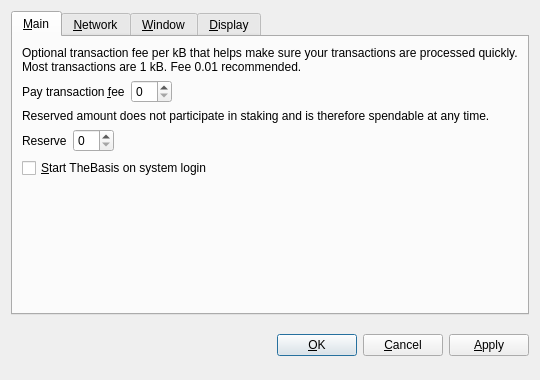
<?xml version="1.0" encoding="UTF-8"?>
<ui version="4.0">
 <class>OptionsDialog</class>
 <widget class="QDialog" name="OptionsDialog">
  <property name="geometry">
   <rect>
    <x>0</x>
    <y>0</y>
    <width>540</width>
    <height>380</height>
   </rect>
  </property>
  <property name="windowTitle">
   <string>Options</string>
  </property>
  <property name="modal">
   <bool>true</bool>
  </property>
  <layout class="QVBoxLayout" name="verticalLayout">
   <item>
    <widget class="QTabWidget" name="tabWidget">
     <property name="tabPosition">
      <enum>QTabWidget::North</enum>
     </property>
     <property name="currentIndex">
      <number>0</number>
     </property>
     <widget class="QWidget" name="tabMain">
      <attribute name="title">
       <string>&amp;Main</string>
      </attribute>
      <layout class="QVBoxLayout" name="verticalLayout_Main">
       <item>
        <widget class="QLabel" name="transactionFeeInfoLabel">
         <property name="text">
          <string>Optional transaction fee per kB that helps make sure your transactions are processed quickly. Most transactions are 1 kB. Fee 0.01 recommended.</string>
         </property>
         <property name="textFormat">
          <enum>Qt::PlainText</enum>
         </property>
         <property name="wordWrap">
          <bool>true</bool>
         </property>
        </widget>
       </item>
       <item>
        <layout class="QHBoxLayout" name="horizontalLayoutFee">
         <item>
          <widget class="QLabel" name="transactionFeeLabel">
           <property name="text">
            <string>Pay transaction &amp;fee</string>
           </property>
           <property name="textFormat">
            <enum>Qt::PlainText</enum>
           </property>
           <property name="buddy">
            <cstring>transactionFee</cstring>
           </property>
          </widget>
         </item>
         <item>
          <widget class="BitcoinAmountField" name="transactionFee"/>
         </item>
         <item>
          <spacer name="horizontalSpacerFee">
           <property name="orientation">
            <enum>Qt::Horizontal</enum>
           </property>
           <property name="sizeHint" stdset="0">
            <size>
             <width>40</width>
             <height>20</height>
            </size>
           </property>
          </spacer>
         </item>
        </layout>
       </item>
       <item>
        <widget class="QLabel" name="reserveBalanceInfoLabel">
         <property name="text">
          <string>Reserved amount does not participate in staking and is therefore spendable at any time.</string>
         </property>
         <property name="textFormat">
          <enum>Qt::PlainText</enum>
         </property>
         <property name="wordWrap">
          <bool>true</bool>
         </property>
        </widget>
       </item>
       <item>
        <layout class="QHBoxLayout" name="horizontalLayoutReserveBalance">
         <item>
          <widget class="QLabel" name="reserveBalanceLabel">
           <property name="text">
            <string>Reserve</string>
           </property>
           <property name="textFormat">
            <enum>Qt::PlainText</enum>
           </property>
           <property name="buddy">
            <cstring>reserveBalance</cstring>
           </property>
          </widget>
         </item>
         <item>
          <widget class="BitcoinAmountField" name="reserveBalance"/>
         </item>
         <item>
          <spacer name="horizontalSpacerReserveBalance">
           <property name="orientation">
            <enum>Qt::Horizontal</enum>
           </property>
           <property name="sizeHint" stdset="0">
            <size>
             <width>40</width>
             <height>20</height>
            </size>
           </property>
          </spacer>
         </item>
        </layout>
       </item>
       <item>
        <widget class="QCheckBox" name="bitcoinAtStartup">
         <property name="toolTip">
          <string>Automatically start TheBasis after logging in to the system.</string>
         </property>
         <property name="text">
          <string>&amp;Start TheBasis on system login</string>
         </property>
        </widget>
       </item>
       <item>
        <spacer name="verticalSpacer_Main">
         <property name="orientation">
          <enum>Qt::Vertical</enum>
         </property>
         <property name="sizeHint" stdset="0">
          <size>
           <width>20</width>
           <height>40</height>
          </size>
         </property>
        </spacer>
       </item>
      </layout>
     </widget>
     <widget class="QWidget" name="tabNetwork">
      <attribute name="title">
       <string>&amp;Network</string>
      </attribute>
      <layout class="QVBoxLayout" name="verticalLayout_Network">
       <item>
        <widget class="QCheckBox" name="mapPortUpnp">
         <property name="toolTip">
          <string>Automatically open the TheBasis client port on the router. This only works when your router supports UPnP and it is enabled.</string>
         </property>
         <property name="text">
          <string>Map port using &amp;UPnP</string>
         </property>
        </widget>
       </item>
       <item>
        <widget class="QCheckBox" name="connectSocks">
         <property name="toolTip">
          <string>Connect to the TheBasis network through a SOCKS proxy (e.g. when connecting through Tor).</string>
         </property>
         <property name="text">
          <string>&amp;Connect through SOCKS proxy:</string>
         </property>
        </widget>
       </item>
       <item>
        <layout class="QHBoxLayout" name="horizontalLayout_Network">
         <item>
          <widget class="QLabel" name="proxyIpLabel">
           <property name="text">
            <string>Proxy &amp;IP:</string>
           </property>
           <property name="textFormat">
            <enum>Qt::PlainText</enum>
           </property>
           <property name="buddy">
            <cstring>proxyIp</cstring>
           </property>
          </widget>
         </item>
         <item>
          <widget class="QValidatedLineEdit" name="proxyIp">
           <property name="maximumSize">
            <size>
             <width>140</width>
             <height>16777215</height>
            </size>
           </property>
           <property name="toolTip">
            <string>IP address of the proxy (e.g. 127.0.0.1)</string>
           </property>
          </widget>
         </item>
         <item>
          <widget class="QLabel" name="proxyPortLabel">
           <property name="text">
            <string>&amp;Port:</string>
           </property>
           <property name="textFormat">
            <enum>Qt::PlainText</enum>
           </property>
           <property name="buddy">
            <cstring>proxyPort</cstring>
           </property>
          </widget>
         </item>
         <item>
          <widget class="QLineEdit" name="proxyPort">
           <property name="maximumSize">
            <size>
             <width>55</width>
             <height>16777215</height>
            </size>
           </property>
           <property name="toolTip">
            <string>Port of the proxy (e.g. 9050)</string>
           </property>
          </widget>
         </item>
         <item>
          <widget class="QLabel" name="socksVersionLabel">
           <property name="text">
            <string>SOCKS &amp;Version:</string>
           </property>
           <property name="textFormat">
            <enum>Qt::PlainText</enum>
           </property>
           <property name="buddy">
            <cstring>socksVersion</cstring>
           </property>
          </widget>
         </item>
         <item>
          <widget class="QValueComboBox" name="socksVersion">
           <property name="toolTip">
            <string>SOCKS version of the proxy (e.g. 5)</string>
           </property>
          </widget>
         </item>
         <item>
          <spacer name="horizontalSpacer_Network">
           <property name="orientation">
            <enum>Qt::Horizontal</enum>
           </property>
           <property name="sizeHint" stdset="0">
            <size>
             <width>40</width>
             <height>20</height>
            </size>
           </property>
          </spacer>
         </item>
        </layout>
       </item>
       <item>
        <spacer name="verticalSpacer_Network">
         <property name="orientation">
          <enum>Qt::Vertical</enum>
         </property>
         <property name="sizeHint" stdset="0">
          <size>
           <width>20</width>
           <height>40</height>
          </size>
         </property>
        </spacer>
       </item>
      </layout>
     </widget>
     <widget class="QWidget" name="tabWindow">
      <attribute name="title">
       <string>&amp;Window</string>
      </attribute>
      <layout class="QVBoxLayout" name="verticalLayout_Window">
       <item>
        <widget class="QCheckBox" name="minimizeToTray">
         <property name="toolTip">
          <string>Show only a tray icon after minimizing the window.</string>
         </property>
         <property name="text">
          <string>&amp;Minimize to the tray instead of the taskbar</string>
         </property>
        </widget>
       </item>
       <item>
        <widget class="QCheckBox" name="minimizeOnClose">
         <property name="toolTip">
          <string>Minimize instead of exit the application when the window is closed. When this option is enabled, the application will be closed only after selecting Quit in the menu.</string>
         </property>
         <property name="text">
          <string>M&amp;inimize on close</string>
         </property>
        </widget>
       </item>
       <item>
        <spacer name="verticalSpacer_Window">
         <property name="orientation">
          <enum>Qt::Vertical</enum>
         </property>
         <property name="sizeHint" stdset="0">
          <size>
           <width>20</width>
           <height>40</height>
          </size>
         </property>
        </spacer>
       </item>
      </layout>
     </widget>
     <widget class="QWidget" name="tabDisplay">
      <attribute name="title">
       <string>&amp;Display</string>
      </attribute>
      <layout class="QVBoxLayout" name="verticalLayout_Display">
       <item>
        <layout class="QHBoxLayout" name="horizontalLayout_1_Display">
         <item>
          <widget class="QLabel" name="langLabel">
           <property name="text">
            <string>User Interface &amp;language:</string>
           </property>
           <property name="textFormat">
            <enum>Qt::PlainText</enum>
           </property>
           <property name="buddy">
            <cstring>lang</cstring>
           </property>
          </widget>
         </item>
         <item>
          <widget class="QValueComboBox" name="lang">
           <property name="toolTip">
            <string>The user interface language can be set here. This setting will take effect after restarting TheBasis.</string>
           </property>
          </widget>
         </item>
        </layout>
       </item>
       <item>
        <layout class="QHBoxLayout" name="horizontalLayout_2_Display">
         <item>
          <widget class="QLabel" name="unitLabel">
           <property name="text">
            <string>&amp;Unit to show amounts in:</string>
           </property>
           <property name="textFormat">
            <enum>Qt::PlainText</enum>
           </property>
           <property name="buddy">
            <cstring>unit</cstring>
           </property>
          </widget>
         </item>
         <item>
          <widget class="QValueComboBox" name="unit">
           <property name="toolTip">
            <string>Choose the default subdivision unit to show in the interface and when sending coins.</string>
           </property>
          </widget>
         </item>
        </layout>
       </item>
       <item>
        <widget class="QCheckBox" name="displayAddresses">
         <property name="toolTip">
          <string>Whether to show TheBasis addresses in the transaction list or not.</string>
         </property>
         <property name="text">
          <string>&amp;Display addresses in transaction list</string>
         </property>
        </widget>
       </item>
       <item>
        <widget class="QCheckBox" name="coinControlFeatures">
         <property name="toolTip">
          <string>Whether to show coin control features or not.</string>
         </property>
         <property name="text">
          <string>Display coin &amp;control features (experts only!)</string>
         </property>
        </widget>
       </item>
       <item>
        <spacer name="verticalSpacer_Display">
         <property name="orientation">
          <enum>Qt::Vertical</enum>
         </property>
         <property name="sizeHint" stdset="0">
          <size>
           <width>20</width>
           <height>40</height>
          </size>
         </property>
        </spacer>
       </item>
      </layout>
     </widget>
    </widget>
   </item>
   <item>
    <layout class="QHBoxLayout" name="horizontalLayout_Buttons">
     <item>
      <spacer name="horizontalSpacer_1">
       <property name="orientation">
        <enum>Qt::Horizontal</enum>
       </property>
       <property name="sizeHint" stdset="0">
        <size>
         <width>40</width>
         <height>48</height>
        </size>
       </property>
      </spacer>
     </item>
     <item>
      <widget class="QLabel" name="statusLabel">
       <property name="font">
        <font>
         <weight>75</weight>
         <bold>true</bold>
        </font>
       </property>
       <property name="text">
        <string/>
       </property>
       <property name="textFormat">
        <enum>Qt::PlainText</enum>
       </property>
       <property name="wordWrap">
        <bool>true</bool>
       </property>
      </widget>
     </item>
     <item>
      <spacer name="horizontalSpacer_2">
       <property name="orientation">
        <enum>Qt::Horizontal</enum>
       </property>
       <property name="sizeHint" stdset="0">
        <size>
         <width>40</width>
         <height>48</height>
        </size>
       </property>
      </spacer>
     </item>
     <item>
      <widget class="QPushButton" name="okButton">
       <property name="text">
        <string>&amp;OK</string>
       </property>
      </widget>
     </item>
     <item>
      <widget class="QPushButton" name="cancelButton">
       <property name="text">
        <string>&amp;Cancel</string>
       </property>
       <property name="autoDefault">
        <bool>false</bool>
       </property>
      </widget>
     </item>
     <item>
      <widget class="QPushButton" name="applyButton">
       <property name="text">
        <string>&amp;Apply</string>
       </property>
       <property name="autoDefault">
        <bool>false</bool>
       </property>
      </widget>
     </item>
    </layout>
   </item>
  </layout>
 </widget>
 <customwidgets>
  <customwidget>
   <class>BitcoinAmountField</class>
   <extends>QSpinBox</extends>
   <header>bitcoinamountfield.h</header>
  </customwidget>
  <customwidget>
   <class>QValueComboBox</class>
   <extends>QComboBox</extends>
   <header>qvaluecombobox.h</header>
  </customwidget>
  <customwidget>
   <class>QValidatedLineEdit</class>
   <extends>QLineEdit</extends>
   <header>qvalidatedlineedit.h</header>
  </customwidget>
 </customwidgets>
 <resources/>
 <connections/>
</ui>
